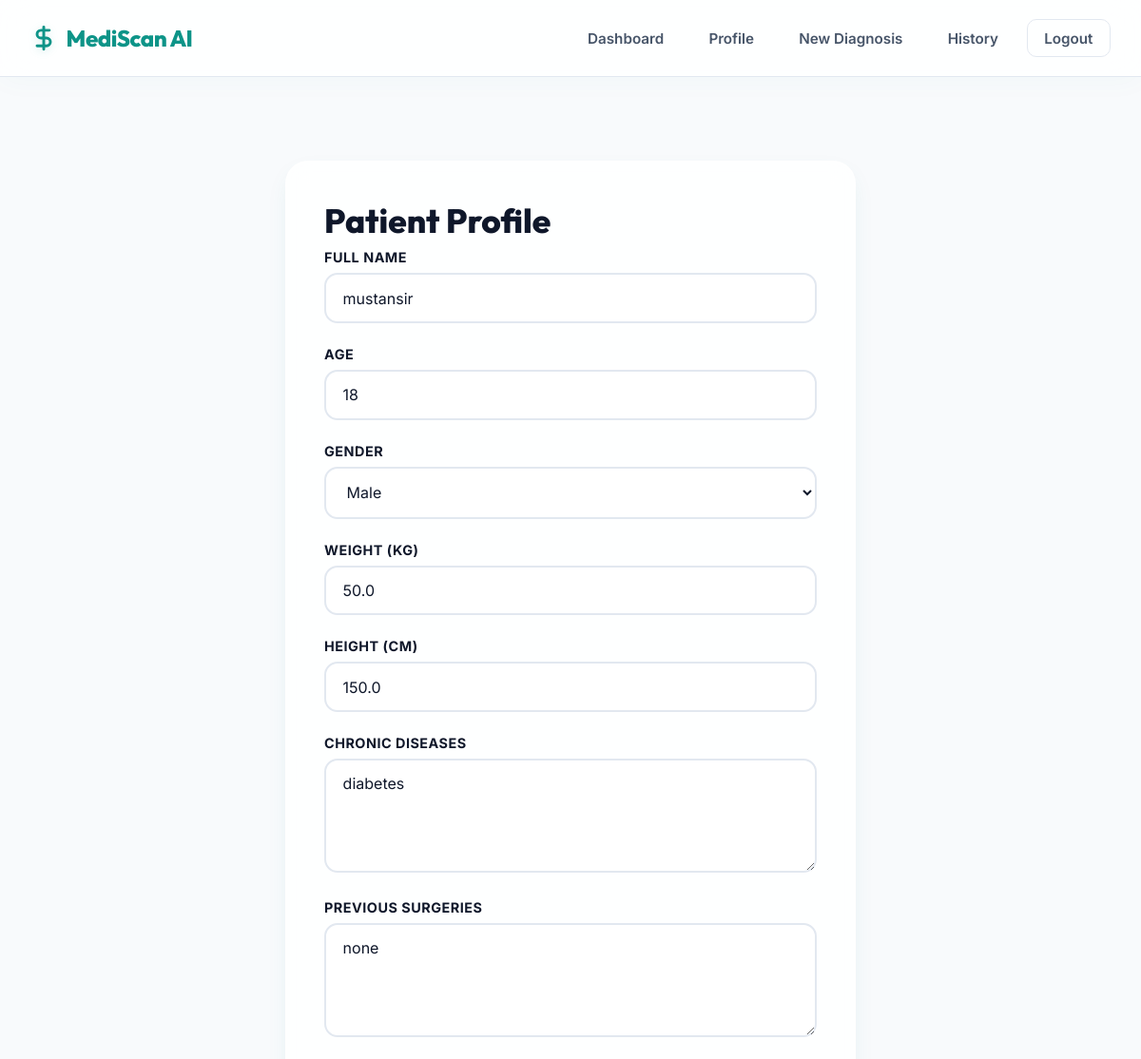
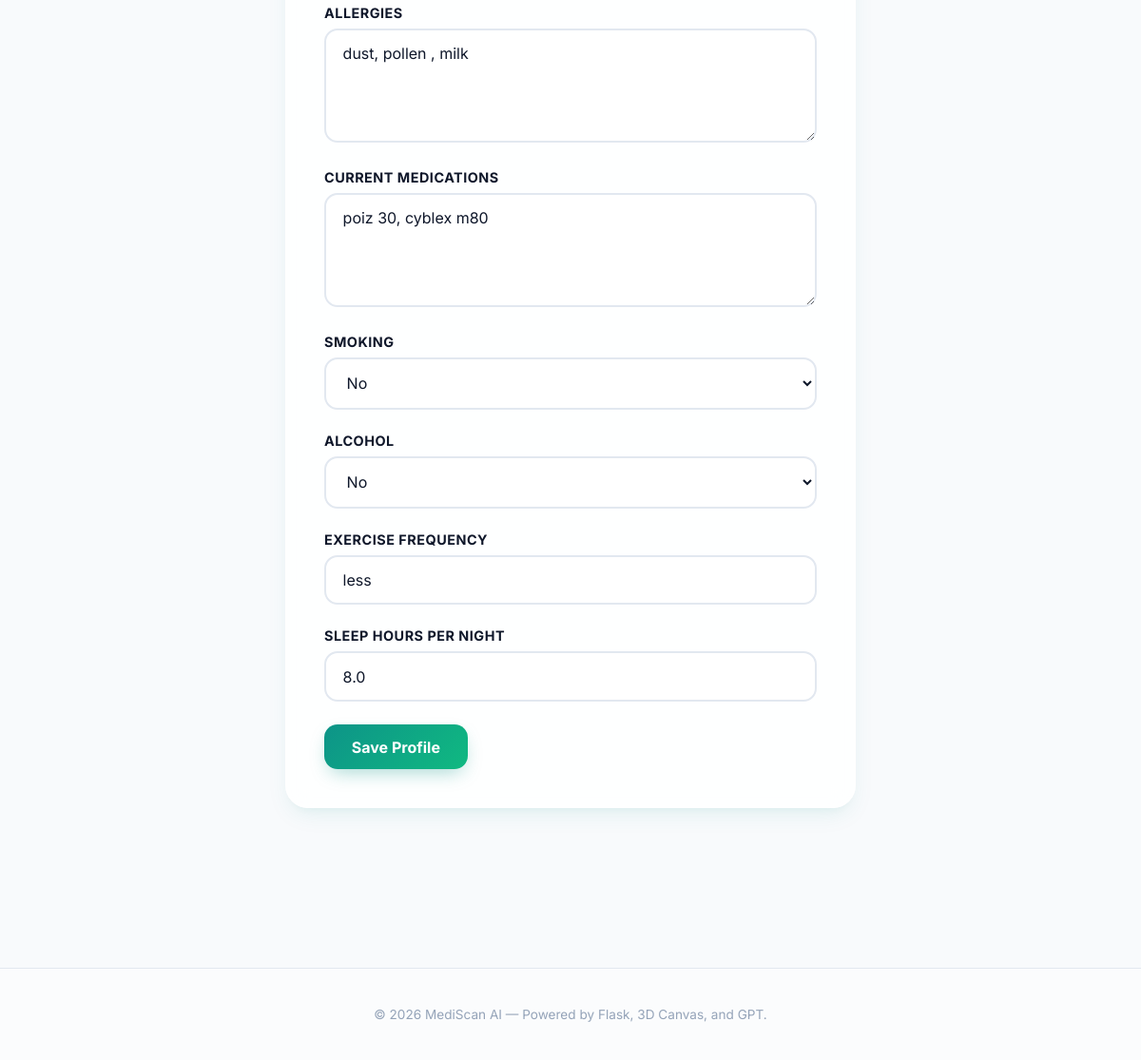
Screenshot of /profile (signed in) with the database file from the repository (2 pictures, top to bottom).
### tables this page shows
CREATE TABLE patients (patient_id INTEGER PRIMARY KEY AUTOINCREMENT,user_id INTEGER UNIQUE NOT NULL,name TEXT NOT NULL,age INTEGER,gender TEXT,weight REAL,height REAL,chronic_diseases TEXT,previous_surgeries TEXT,allergies TEXT,current_medications TEXT,smoking TEXT,alcohol TEXT,exercise_frequency TEXT,sleep_hours REAL,created_at TIMESTAMP DEFAULT CURRENT_TIMESTAMP,FOREIGN KEY(user_id) REFERENCES users(id));

### app.py (the view, shortened to what this page needs)
@app.route('/profile', methods=['GET', 'POST'])
def profile():
    user = get_current_user()
    if not user:
        return redirect(url_for('login'))
    conn = get_db_connection()
    patient = conn.execute('SELECT * FROM patients WHERE user_id = ?', (user['id'],)).fetchone()
    conn.close()
    return render_template('profile.html', user=user, patient=patient)

### app.py (called while the page is built)
def get_db_connection():
    conn = sqlite3.connect(DB_PATH)
    conn.row_factory = sqlite3.Row
    return conn

def get_current_user():
    user_id = session.get('user_id')
    if not user_id:
        return None
    conn = get_db_connection()
    user = conn.execute('SELECT * FROM users WHERE id = ?', (user_id,)).fetchone()
    conn.close()
    return user

### templates/profile.html (shortened to what this page needs)
{% extends 'base.html' %}
{% block content %}
<section class="form-shell glass-card">
    <h2>Patient Profile</h2>
    <form method="post">
        <label for="name">Full Name</label>
        <input id="name" name="name" type="text" value="{{ patient.name if patient else '' }}" required>
        <label for="age">Age</label>
        <input id="age" name="age" type="number" min="0" value="{{ patient.age if patient else '' }}" required>
        <label for="gender">Gender</label>
        <select id="gender" name="gender" required>
            {% for option in ['Male', 'Female', 'Other'] %}
                <option value="{{ option }}" {% if patient and patient.gender == option %}selected{% endif %}>{{ option }}</option>
            {% endfor %}
        </select>
        <label for="weight">Weight (kg)</label>
        <input id="weight" name="weight" type="number" step="0.1" value="{{ patient.weight if patient else '' }}">
        <label for="height">Height (cm)</label>
        <input id="height" name="height" type="number" step="0.1" value="{{ patient.height if patient else '' }}">
        <label for="chronic_diseases">Chronic Diseases</label>
        <textarea id="chronic_diseases" name="chronic_diseases">{{ patient.chronic_diseases if patient else '' }}</textarea>
        <label for="previous_surgeries">Previous Surgeries</label>
        <textarea id="previous_surgeries" name="previous_surgeries">{{ patient.previous_surgeries if patient else '' }}</textarea>
        <label for="allergies">Allergies</label>
        <textarea id="allergies" name="allergies">{{ patient.allergies if patient else '' }}</textarea>
        <label for="current_medications">Current Medications</label>
        <textarea id="current_medications" name="current_medications">{{ patient.current_medications if patient else '' }}</textarea>
        <label for="smoking">Smoking</label>
        <select id="smoking" name="smoking">
            {% for option in ['Yes', 'No'] %}
                <option value="{{ option }}" {% if patient and patient.smoking == option %}selected{% endif %}>{{ option }}</option>
            {% endfor %}
        </select>
        <label for="alcohol">Alcohol</label>
        <select id="alcohol" name="alcohol">
            {% for option in ['Yes', 'No'] %}
                <option value="{{ option }}" {% if patient and patient.alcohol == option %}selected{% endif %}>{{ option }}</option>
            {% endfor %}
        </select>
        <label for="exercise_frequency">Exercise Frequency</label>
        <input id="exercise_frequency" name="exercise_frequency" type="text" value="{{ patient.exercise_frequency if patient else '' }}">
        <label for="sleep_hours">Sleep Hours per Night</label>
        <input id="sleep_hours" name="sleep_hours" type="number" step="0.1" value="{{ patient.sleep_hours if patient else '' }}">
        <button class="button primary" type="submit">Save Profile</button>
    </form>
</section>
{% endblock %}

### static/css/style.css (style rules this page uses)
:root { --primary: #0d9488; --primary-dark: #0f766e; --secondary: #0f766e; --accent: #10b981; --accent-light: #f0fdf4; --cyan: #06b6d4; --cyan-light: #ecfeff; --bg: #f8fafc; --surface: #ffffff; --text: #0f172a; --text-light: #475569; --text-muted: #94a3b8; --border: #e2e8f0; --success: #10b981; --error: #ef4444; --warning-bg: #fef2f2; --warning-border: #fca5a5; --warning-text: #b91c1c; --shadow: 0 10px 25px -5px rgba(13, 148, 136, 0.1), 0 8px 10px -6px rgba(13, 148, 136, 0.05); --shadow-lg: 0 20px 50px -12px rgba(15, 23, 42, 0.15), 0 0 0 1px rgba(13, 148, 136, 0.05); --font-heading: 'Outfit', sans-serif; --font-body: 'Inter', sans-serif; }
* { box-sizing: border-box; margin: 0; padding: 0; }
html, body { height: 100%; background-color: var(--bg); color: var(--text); font-family: var(--font-body); overflow-x: hidden; }
.glass-card { background: rgba(255, 255, 255, 0.85); backdrop-filter: blur(12px); -webkit-backdrop-filter: blur(12px); border: 1px solid rgba(255, 255, 255, 0.5); border-radius: 24px; box-shadow: var(--shadow); padding: 2.5rem; transition: transform 0.3s ease, box-shadow 0.3s ease; }
.button { font-family: var(--font-body); font-size: 1rem; font-weight: 700; display: inline-flex; align-items: center; justify-content: center; padding: 0.85rem 1.8rem; border-radius: 14px; cursor: pointer; text-decoration: none; border: none; transition: all 0.3s cubic-bezier(0.16, 1, 0.3, 1); }
.button.primary { background: linear-gradient(135deg, var(--primary) 0%, var(--accent) 100%); color: white; box-shadow: 0 8px 20px -6px rgba(13, 148, 136, 0.4); }
.form-shell { max-width: 600px; margin: 3rem auto; }
.form-shell h2 { font-family: var(--font-heading); font-size: 2.2rem; font-weight: 800; color: var(--text); margin-bottom: 0.5rem; }
.form-shell label { display: block; font-weight: 700; font-size: 0.9rem; color: var(--text); margin-bottom: 0.5rem; text-transform: uppercase; letter-spacing: 0.5px; }
.form-shell input, .form-shell textarea, .form-shell select { width: 100%; font-family: inherit; font-size: 1rem; padding: 0.9rem 1.1rem; border: 2px solid var(--border); border-radius: 14px; background: white; color: var(--text); margin-bottom: 1.5rem; transition: all 0.2s ease; }
.form-shell textarea { min-height: 120px; resize: vertical; }

### rows the page displays
patients: name "mustansir", age "18", gender "Male", weight "50.0", height "150.0", chronic_diseases "diabetes", previous_surgeries "none", allergies "dust, pollen , milk", current_medications "poiz 30, cyblex m80", smoking "No", alcohol "No", exercise_frequency "less", sleep_hours "8.0"
